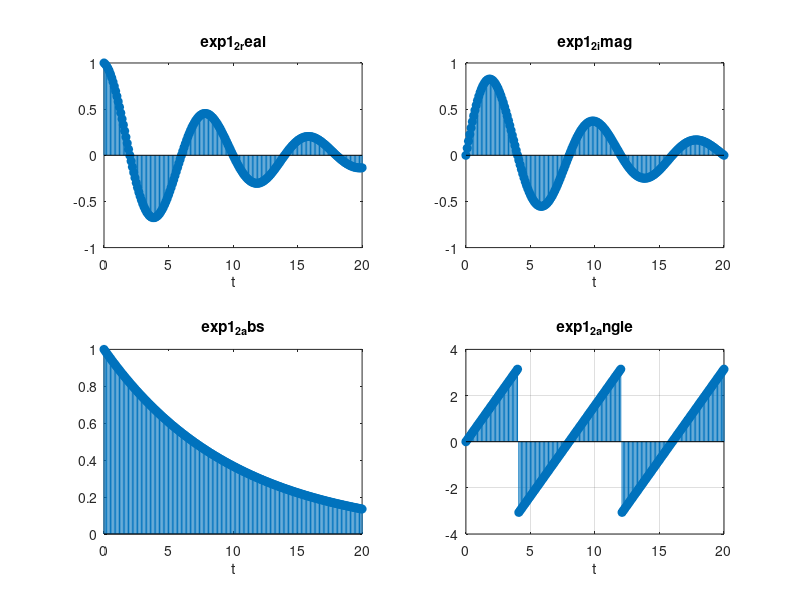

Write the MATLAB code that produced this figure.
t = 0 : 0.1 : 20
y = exp((-0.1 + (pi / 4) * i) .* t)
subplot(2,2,1)
stem(t, real(y), 'filled')
title ('exp1_2_real')
xlabel('t')

subplot(2,2,2)
stem(t, imag(y), 'filled')
title ('exp1_2_imag')
xlabel('t')

subplot(2,2,3)
stem(t, abs(y), 'filled')
title ('exp1_2_abs')
xlabel('t')

subplot(2,2,4)
stem(t, angle(y), 'filled')
title ('exp1_2_angle')
xlabel('t')

grid on